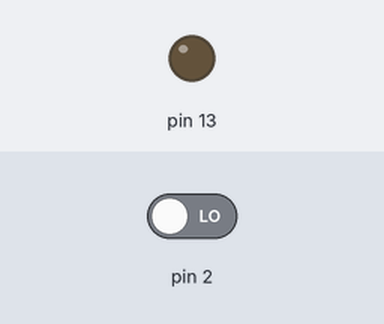
Recording of a sketch running on a simulated Arduino Uno, built with avr-gcc and run on an emulated ATmega328P. On the bench: output pins drawn as LEDs (lit = HIGH). The inputs (shaded band) are chosen by the test bench; at power-on: pin 2 LOW.

Above: at 1.2 s.
1.3 s: pin 2 driven HIGH
At 1.6 s:
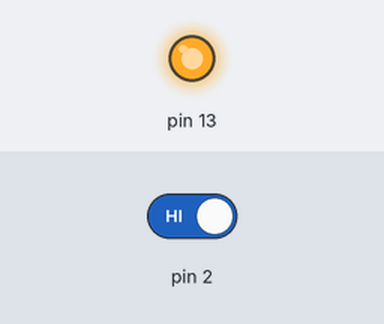
2.8 s: pin 2 driven LOW
At 4.0 s:
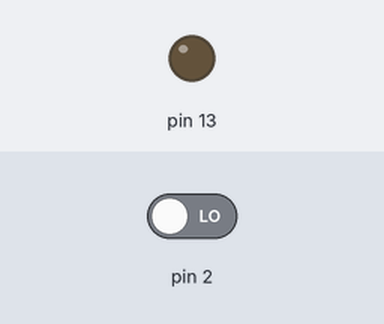
Timing chart, 0 to 5.8 s (numbered marks = the images above; inputs shaded):
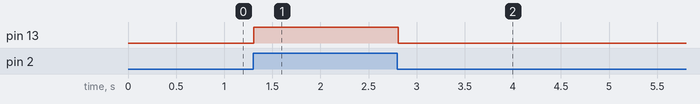

The sketch:

04-digital-input.ino
```cpp
/*
 * SIMPLE DIGITAL INPUT
 *
 * Reads input from a button and accordingly changes the state of an LED.
 *
 * Circuit
 *     - LED connected on Arduino pin 13
 *     - Pushbutton on Arduinno pin 2
 */

void setup() {
    pinMode(13, OUTPUT);
    pinMode(2, INPUT);
}

void loop() {
    // read data from the button
    int button = digitalRead(2);

    // if the button is pressed, switch on the LED; else, turn off the LED
    if(button == HIGH) {
        digitalWrite(13, HIGH);
    } else {
        digitalWrite(13, LOW);
    }

    // add a short delay to filter out noisy data from the switch
    delay(15);
}
```

Measured:
- after the input at 1.3 s, pin 13: LOW → HIGH at once
- after the input at 2.8 s, pin 13: HIGH → LOW at once
